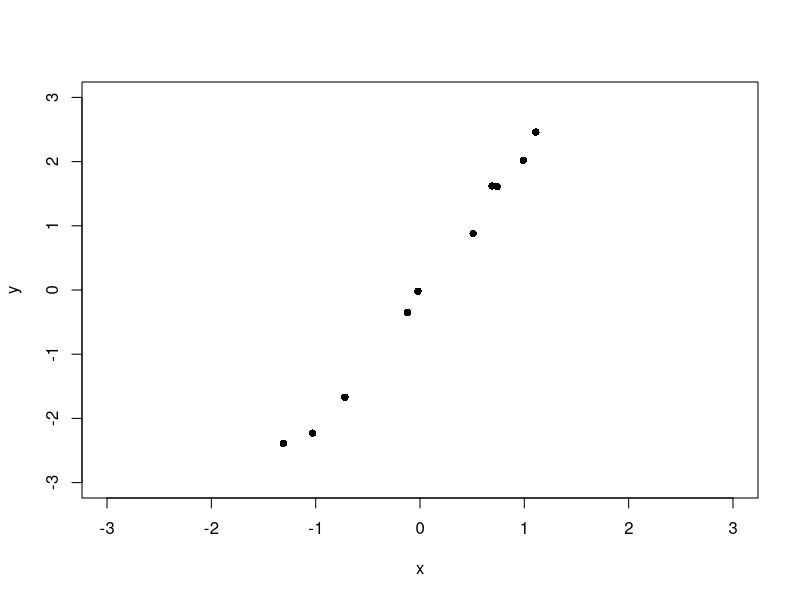
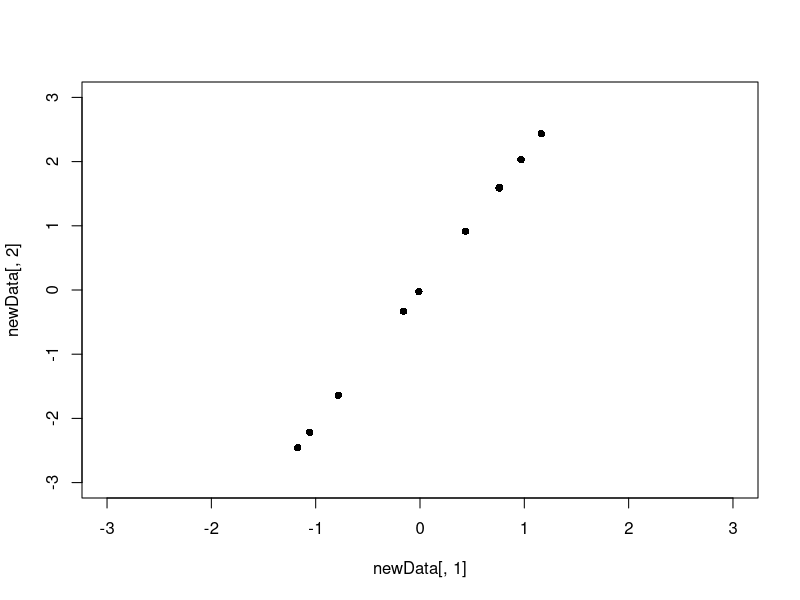

Recreate these plots in R, in order.
rm(list=ls(all=TRUE))

#SVD of a square matrix
rotMatrix <- matrix(c(seq(1:25)),
                    nrow=5)
rotMatrix

singValDec <- svd(rotMatrix)

s <- diag(singValDec[[1]])
u <- singValDec[[2]]
v <- singValDec[[3]]

vt=t(v)


s
u
vt

Val=c(1,1,1,1,1)
compTran=rotMatrix%*%Val
compTran

firstTrans=vt%*%Val
secTrans=s%*%firstTrans
finTrans=u%*%secTrans
finTrans

s
vtR1=vt[1:2,]
sR1=s[1:2,1:2]
uR1=u[,1:2]

firstTransR1=vtR1%*%Val
secTransR1=sR1%*%firstTransR1
finTransR1=uR1%*%secTransR1
finTransR1

vtR=vt[1,]
sR=as.matrix(s[1,1])
uR=u[,1]

firstTransR=vtR%*%Val
secTransR=sR%*%firstTransR
finTransR=uR%*%secTransR
finTransR

#SVD of a non-Square matrix

rotMatrix=matrix(c(seq(1:30)),nrow=6)
rotMatrix
singValDec=svd(rotMatrix)
s <- diag(singValDec[[1]])
u <- singValDec[[2]]
v <- singValDec[[3]]
vt=t(v)

diag(s)
dim(u)
dim(vt)
dim(s)

Val=c(1,1,1,1,1)
compTran=rotMatrix%*%Val
compTran

firstTrans=vt%*%Val
secTrans=s%*%firstTrans
finTrans=u%*%secTrans
finTrans

diag(s)
vtR1=vt[1:2,]
sR1=s[1:2,1:2]
uR1=u[,1:2]

firstTransR1=vtR1%*%Val
secTransR1=sR1%*%firstTransR1
finTransR1=uR1%*%secTransR1
finTransR1


vtR=vt[1,]
sR=as.matrix(s[1,1])
uR=u[,1]

firstTransR=vtR%*%Val
secTransR=sR%*%firstTransR
finTransR=uR%*%secTransR
finTransR

#Image compression

image=matrix(c(rep(1,375)),nrow=25)
for(i in 6:20){
  for(j in 3:13){
    image[i,j]=0
  }
}

for(i in 9:17){
  for(j in 6:10){
    image[i,j]=1
  }
}

image

imageSVD=svd(image)

s <- diag(imageSVD[[1]])
s

u <- imageSVD[[2]]
vt <- t(imageSVD[[3]])
s=s[1:3,1:3]
u=u[,1:3]
vt=vt[1:3,]
dim(u)
dim(vt)
newImage=u%*%s%*%vt
newImage

#noise reduction in data

x <- c(-1.03,0.74,-0.02,0.51,-1.31,0.99,0.69,-0.12,-0.72,1.11)
y <- c(-2.23,1.61,-0.02,0.88,-2.39,2.02,1.62,-0.35,-1.67,2.46)

plot(y~x, xlim=c(-3,3), ylim=c(-3,3), pch=16)

data <- cbind(x,y)

dataSVD <- svd(data)

s <- diag(dataSVD[[1]])
s
s <- as.matrix(s[1,1])
u=dataSVD[[2]]
u=as.matrix(u[,1])
v=dataSVD[[3]]
vt=t(v)
vt=t(as.matrix(vt[1,]))

newData=u%*%s%*%vt

plot(newData[,2]~newData[,1], xlim=c(-3,3), ylim=c(-3,3), pch=16)
